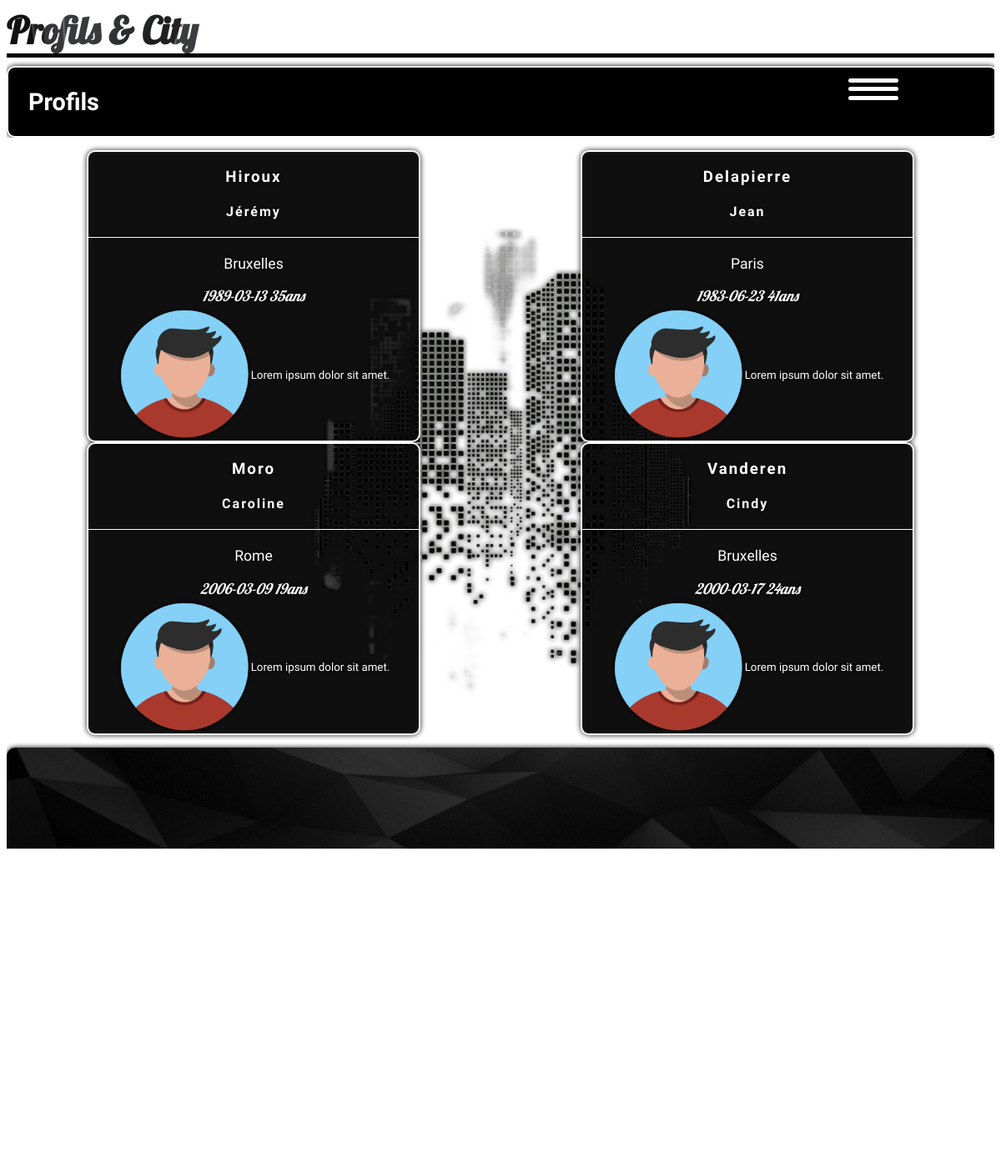
/profils.php, run on the app's committed database.
### tables this page shows
CREATE TABLE IF NOT EXISTS `users` (
  `user_id` int NOT NULL AUTO_INCREMENT,
  `user_first_name` varchar(255) NOT NULL,
  `user_last_name` varchar(255) NOT NULL,
  `user_mail` varchar(255) NOT NULL,
  `user_pass` varchar(255) NOT NULL,
  `date_of_birth` date NOT NULL,
  `user_city` varchar(255) NOT NULL,
  PRIMARY KEY (`user_id`),
  UNIQUE KEY `user_mail` (`user_mail`),
  KEY `FK_user_city` (`user_city`)
);

### backend/sqlRequests/recupProfils.php (called while the page is built)
<?php
try {
    $req_view_profils = $bdd->prepare("SELECT * FROM users");
    $req_view_profils->execute();
} catch (PDOException $e) {
    die("select users ERROR" . $e->getMessage());
}

### profils.php (the view, shortened to what this page needs)
<?php
require("backend/connexionDB.php");
require("backend/sqlRequests/recupProfils.php");
?>
<!DOCTYPE html>
<html lang="fr">
<head>
    <?php
    require("include/head.php");
    ?>
</head>
<body>
    <header>
        <?php
        $sub_title = "Profils";
        require("include/header.php");
        ?>
    </header>
    <main>
        <section class="global__content">
            <?php
            foreach ($req_view_profils as $profilInfo) {
                $date = new DateTime();
                $date_naiss2 = new DateTime($profilInfo["date_of_birth"]);
                $age2 = $date_naiss2->diff($date)->y;
            ?>
                <article class="profil__card--main">
                    <hgroup class="profil__title--container">
                        <h3><?= $profilInfo["user_first_name"] ?></h3>
                        <h4><?= $profilInfo["user_last_name"] ?></h4>
                    </hgroup>
                    <div class="profil__subcontainer">
                        <blockquote class="profil__subtitle--container">
                            <p><?= $profilInfo["user_city"] ?></p>
                            <cite><?= $profilInfo["date_of_birth"] ?></cite>
                            <cite><?= $age2 ?>ans</cite>
                        </blockquote>
                        <figure class="profil__fig">
                            <img src="../assets/image/avatar.png" alt="myAvatar">
                            <figcaption><small>Lorem ipsum dolor sit amet.</small></figcaption>
                        </figure>
                    </div>
                </article>
            <?php
            }
            ?>
        </section>
        <?php
        require("include/bottomPapper.php");
        ?>
    </main>
    <footer>
        <?php
        require("include/footer.php");
        ?>
    </footer>
</body>
</html>

### include/head.php (shortened to what this page needs)
<link rel="stylesheet" href="assets/css/style.css">
<link rel="stylesheet" href="https://cdnjs.cloudflare.com/ajax/libs/font-awesome/6.7.2/css/all.min.css">

### include/header.php (shortened to what this page needs)
<h1 class="header__title">Profils & City</h1>
<nav class="header__nav">
    <h2 class="header__subtitle"><?= $sub_title ?></h2>
</nav>

### include/bottomPapper.php
<div class="bottom__papper--container"></div>

### include/footer.php
<blockquote class="footer__signature">
    <cite class="footer__signature--txt"><span class="footer__txt--span">©</span>By jeremy for CFITECH</cite>
    <small>2025</small>
</blockquote>

### assets/css/style.css (style rules this page uses)
html, *::before, *::after { margin: 0; padding: 0; box-sizing: border-box; overflow-x: hidden; }

### assets/css/variables.css (style rules this page uses)
:root { --font-size-ftszSmall: 1.1rem; --font-size-ftszMedium: 1.8rem; --font-size-ftszBig: 2.8rem; --font-family-ftfmlOne: "Lobster", serif; --font-family-ftfmlTwo: "Prompt", serif; --text-shadow-txtShdw: 0px 0px 5px #000; --text-shadow-txtShdw2: 0px 0px 5px #fff; }

### assets/css/header.css (style rules this page uses)
header, .header__nav, .nav__list, .nav__list--items { height: auto; width: 100%; }
header { overflow: hidden; }
.header__nav { margin-top: 10px; border-radius: 10px; background-color: #000; background-size: 30%; filter: drop-shadow(0px 0px 3px #000); border: 2px solid #fff; overflow: hidden; }
.header__title { margin: 0; font-size: var(--font-size-ftszBig); font-family: var(--font-family-ftfmlOne); display: inline-block; white-space: nowrap; animation: AnimeTitle 1.5s ease normal forwards; background: url("../image/wallpapper2.jpg") no-repeat 50% 50%; background-size: cover; background-clip: text; -webkit-background-clip: text; -webkit-text-fill-color: transparent; mix-blend-mode: overlay; }
.header__subtitle { margin-left: 2vw; color: #fff; font-size: var(--font-size-ftszMedium); font-family: var(--font-family-ftfmlTwo); }
cite { font-size: var(--font-size-ftszSmall); font-family: var(--font-family-ftfmlOne); }
cite > span { font-family: var(--font-family-ftfmlTwo); }
.header__nav, .nav__list { display: flex; flex-flow: column nowrap; align-items: flex-start; justify-content: space-around; }

### assets/css/main.css (style rules this page uses)
main { overflow: hidden; }
.global__content { padding-top: 15px; padding-bottom: 15px; display: flex; flex-flow: column wrap; align-items: center; justify-content: center; min-height: 50vh; width: 100%; background: url("../image/citybuilding.png") no-repeat 50% 50%; background-size: contain; filter: drop-shadow(0px 0px 3px #000); }
.bottom__papper--container { height: 50vh; width: 100%; border-radius: 10px; background: url("../image/Wallpaper.jpg") no-repeat 50% 50%; background-size: cover; filter: drop-shadow(0px 0px 3px #000); }

### assets/css/footer.css (style rules this page uses)
footer { margin-top: 10px; position: relative; bottom: 0; min-height: 10vh; width: 100%; background-color: #000; border-radius: 10px; border: 2px solid #fff; box-shadow: 0px 0px 5px #000; }
.footer__signature { height: auto; width: auto; display: flex; flex-flow: column nowrap; align-items: center; justify-content: center; color: #fff; }
.footer__signature > small { font-family: var(--font-family-ftfmlTwo); }
.footer__signature--txt { font-size: var(--font-size-ftszSmall); font-family: var(--font-family-ftfmlTwo); }
.footer__txt--span { font-size: var(--font-size-ftszMedium); font-family: var(--font-family-ftfmlOne); }

### assets/css/profilCard.css (style rules this page uses)
.profil__card--main { max-height: 50vh; max-width: 100%; display: flex; flex-flow: column nowrap; align-items: center; justify-content: center; border: 2px solid #fff; border-radius: 10px; overflow: hidden; font-family: var(--font-family-ftfmlTwo); background-color: rgba(0, 0, 0, 0.755); }
.profil__title--container { text-align: center; height: auto; min-width: 50vw; max-width: 70vw; border-bottom: 1px solid #fff; color: #fff; letter-spacing: 2px; }
.profil__subcontainer { height: auto; width: 100%; display: flex; flex-flow: row nowrap; align-items: center; justify-content: space-evenly; color: #fff; }
.profil__subtitle--container { padding: 3px; height: auto; min-width: 30vw; max-width: 50vw; font-size: var(--font-size-ftszSmall); text-align: center; }
.profil__fig { margin: 0; padding: 3px; height: auto; min-width: 35vw; max-width: 50vw; }
.profil__fig > img { max-height: 20vh; max-width: 20vw; }

### assets/css/desktop/laptop.css (style rules this page uses)
@media (min-width: 768px) and (max-width: 1440px) { .global__content { flex-flow: row wrap; align-items: center; justify-content: space-around; } }
@media (min-width: 768px) and (max-width: 1440px) { .profil__card--main { width: 33vw; flex-flow: column nowrap; align-items: center; justify-content: center; } }
@media (min-width: 768px) and (max-width: 1440px) { .profil__subcontainer { margin: 0; width: 25vw; flex-flow: column nowrap; align-items: center; justify-content: flex-start; } }
@media (min-width: 768px) and (max-width: 1440px) { .profil__subtitle--container { margin: 0; } }
@media (min-width: 768px) and (max-width: 1440px) { .profil__fig { display: flex; flex-flow: row nowrap; align-items: center; justify-content: center; margin: 0; padding: 0; height: auto; width: 100%; } }

### data on the page
users: user_first_name "Hiroux", user_last_name "Jérémy", user_city "Bruxelles", date_of_birth "1989-03-13"
users: user_first_name "Delapierre", user_last_name "Jean", user_city "Paris", date_of_birth "1983-06-23"
users: user_first_name "Moro", user_last_name "Caroline", user_city "Rome", date_of_birth "2006-03-09"
users: user_first_name "Vanderen", user_last_name "Cindy", user_city "Bruxelles", date_of_birth "2000-03-17"

### other printed values
$sub_title "Profils"
